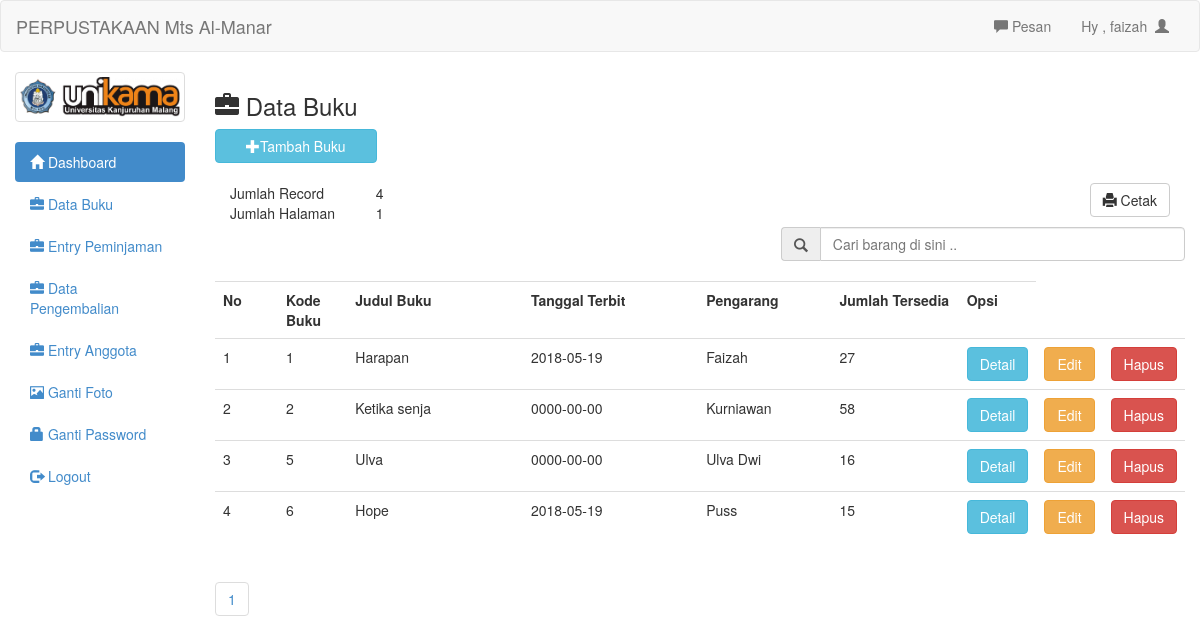
The page /admin/buku.php (signed in) on the database its author committed.
### tables this page shows
CREATE TABLE IF NOT EXISTS `tb_buku` (
`kode_buku` int(15) NOT NULL,
  `judul_buku` varchar(50) NOT NULL,
  `tanggal_terbit` date NOT NULL,
  `pengarang` varchar(30) NOT NULL,
  `stok` int(11) NOT NULL
);

### admin/buku.php (the view, shortened to what this page needs)
<?php require_once 'header.php'; ?>
<h3><span class="glyphicon glyphicon-briefcase"></span>  Data Buku</h3>
<button style="margin-bottom:20px" data-toggle="modal" data-target="#myModal" class="btn btn-info col-md-2"><span class="glyphicon glyphicon-plus"></span>Tambah Buku</button>
<br/>
<br/>
<?php
$per_hal=5;
$jumlah_record=mysql_query("SELECT COUNT(*) from tb_buku");
$jum=mysql_result($jumlah_record, 0);
$halaman=ceil($jum / $per_hal);
$page = (isset($_GET['page'])) ? (int)$_GET['page'] : 1;
$start = ($page - 1) * $per_hal;
?>
<div class="col-md-12">
	<table class="col-md-2">
		<tr>
			<td>Jumlah Record</td>
			<td><?php echo $jum; ?></td>
		</tr>
		<tr>
			<td>Jumlah Halaman</td>
			<td><?php echo $halaman; ?></td>
		</tr>
	</table>
	<a style="margin-bottom:10px" href="lap_buku.php" target="_blank" class="btn btn-default pull-right"><span class='glyphicon glyphicon-print'></span>  Cetak</a>
</div>
<form action="cari_act.php" method="get">
	<div class="input-group col-md-5 col-md-offset-7">
		<span class="input-group-addon" id="basic-addon1"><span class="glyphicon glyphicon-search"></span></span>
		<input type="text" class="form-control" placeholder="Cari barang di sini .." aria-describedby="basic-addon1" name="cari">
	</div>
</form>
<br/>
<table class="table table-hover">
	<tr>
		<th class="col-md-1">No</th>
		<th class="col-md-1">Kode Buku</th>
		<th class="col-md-3">Judul Buku</th>
		<th class="col-md-3">Tanggal Terbit</th>
		<th class="col-md-2">Pengarang</th>
		<th class="col-md-2">Jumlah Tersedia</th>
		<th class="col-md-4">Opsi</th>
	</tr>
	<?php
	if(isset($_GET['cari'])){
		$cari=mysql_real_escape_string($_GET['cari']);
		$brg=mysql_query("select * from tb_buku where judul_buku like '$cari' or pengarang like '$cari'");
	}else{
		$brg=mysql_query("select * from tb_buku limit $start, $per_hal");
	}
	$no=1;
	while($b=mysql_fetch_array($brg)){
		?>
		<tr>
			<td><?php echo $no++ ?></td>
			<td><?php echo $b['kode_buku'] ?></td>
			<td><?php echo $b['judul_buku'] ?></td>
			<td><?php echo $b['tanggal_terbit'] ?></td>
			<td><?php echo $b['pengarang'] ?></td>
			<td><?php echo $b['stok'] ?></td>
			<td>
				<a href="detail_buku.php?kode_buku=<?php echo $b['kode_buku']; ?>" class="btn btn-info">Detail</a></td>
				<td><a href="edit_buku.php?kode_buku=<?php echo $b['kode_buku']; ?>" class="btn btn-warning">Edit</a></td>
				<td><a onclick="if(confirm('Apakah anda yakin ingin menghapus data ini ??')){ location.href='hapus_buku.php?kode_buku=<?php echo $b['kode_buku']; ?>' }" class="btn btn-danger">Hapus</a>
			</td>
		</tr>
		<?php
	}
	?>
</table>
<ul class="pagination">
			<?php
			for($x=1;$x<=$halaman;$x++){
				?>
				<li><a href="?page=<?php echo $x ?>"><?php echo $x ?></a></li>
				<?php
			}
			?>
		</ul>
<?php
include 'footer.php';
?>

### admin/header.php (shortened to what this page needs)
<!DOCTYPE html>
<html>
<head>
	<link rel="stylesheet" type="text/css" href="../assets/css/bootstrap.css">
	<link rel="stylesheet" type="text/css" href="../assets/js/jquery-ui/jquery-ui.css">
</head>
<body>
	<div class="navbar navbar-default">
		<div class="container-fluid">
			<div class="navbar-header">
				<a href="http://www.unikama.ac.id" class="navbar-brand">PERPUSTAKAAN Mts Al-Manar</a>
			</div>
			<div class="collapse navbar-collapse">
				<ul class="nav navbar-nav navbar-right">
					<li><a id="pesan_sedia" href="#" data-toggle="modal" data-target="#modalpesan"><span class='glyphicon glyphicon-comment'></span>  Pesan</a></li>
					<li><a class="dropdown-toggle" data-toggle="dropdown" role="button" href="#">Hy , <?php echo $_SESSION['uname']  ?>&nbsp&nbsp<span class="glyphicon glyphicon-user"></span></a></li>
				</ul>
			</div>
		</div>
	</div>
	<div class="col-md-2">
		<div class="row">
			<?php
			$use=$_SESSION['uname'];
			$fo=mysql_query("select foto from login where uname='$use'");
			while($f=mysql_fetch_array($fo)){
				?>
				<div class="col-xs-6 col-md-12">
					<a class="thumbnail">
						<img class="img-responsive" src="foto/<?php echo $f['foto']; ?>">
					</a>
				</div>
				<?php
			}
			?>
		</div>
		<ul class="nav nav-pills nav-stacked">
			<li class="active"><a href="index.php"><span class="glyphicon glyphicon-home"></span>  Dashboard</a></li>
			<li><a href="buku.php"><span class="glyphicon glyphicon-briefcase"></span>  Data Buku</a></li>
			<li><a href="peminjaman.php"><span class="glyphicon glyphicon-briefcase"></span>  Entry Peminjaman</a></li>
			<li><a href="pengembalian.php"><span class="glyphicon glyphicon-briefcase"></span>  Data Pengembalian</a></li>
			<li><a href="mahasiswa.php"><span class="glyphicon glyphicon-briefcase"></span>  Entry Anggota</a></li>
			<li><a href="ganti_foto.php"><span class="glyphicon glyphicon-picture"></span>  Ganti Foto</a></li>
			<li><a href="ganti_pass.php"><span class="glyphicon glyphicon-lock"></span> Ganti Password</a></li>
			<li><a href="logout.php"><span class="glyphicon glyphicon-log-out"></span>  Logout</a></li>
		</ul>
	</div>
	<div class="col-md-10">

### rows shown on the page
tb_buku: kode_buku "1", judul_buku "Harapan", tanggal_terbit "2018-05-19", pengarang "Faizah", stok "27"
tb_buku: kode_buku "2", judul_buku "Ketika senja", tanggal_terbit "0000-00-00", pengarang "Kurniawan", stok "58"
tb_buku: kode_buku "5", judul_buku "Ulva", tanggal_terbit "0000-00-00", pengarang "Ulva Dwi", stok "16"
tb_buku: kode_buku "6", judul_buku "Hope", tanggal_terbit "2018-05-19", pengarang "Puss", stok "15"

### other values the page prints
$_SESSION['uname'] "faizah"
$jum "4"
$halaman "1"
